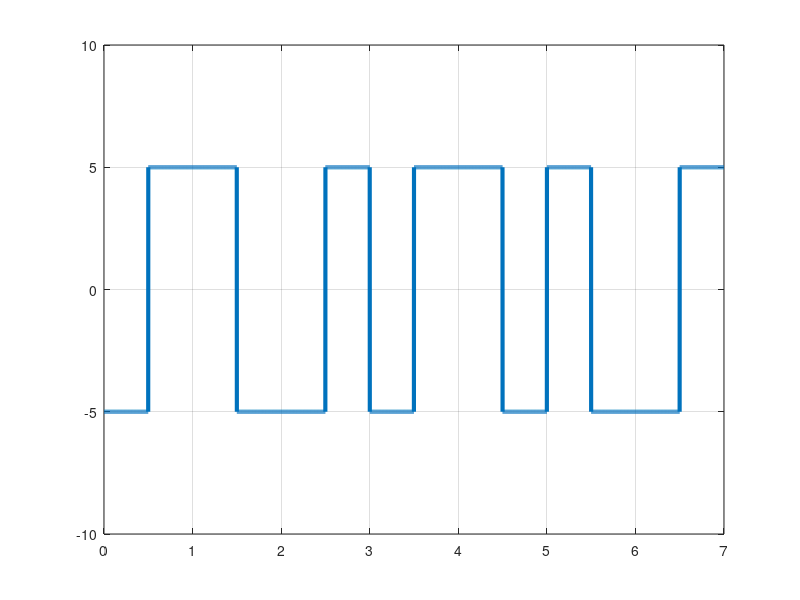

Write MATLAB code to recreate this figure.
clc;    %clear command line
clear all;  %clear variables
close all;  %clear figures 

%bits = [1 0 1 0 0 0 1 0 1 1 0 1 0 0 1];
bits = [1 0 1 1 0 0 1]

%Modulation :

bitRate = 1;
voltage = 5;

samplingRate = 1000;
samplingTime = 1/samplingRate;
endTime = length(bits)/bitRate;
time = 0:samplingTime:endTime;

index = 1;
sign = 1;
modulation = [];

for i = 1:length(time)
    if(bits(index) == 0)
        modulation(i) = voltage;
    else
        modulation(i) = -voltage;
    end
    if(time(i)*bitRate >= index-1/2)
        modulation(i) = -modulation(i);
    end
    if(time(i)*bitRate >= index)
        index = index+1;
    end
end

plot(time,modulation,'LineWidth',3);
axis([0 endTime -voltage-5 voltage+5]);
grid on;

%Demodulation : 

index = 1;
demodulation = [];

for i = 1:length(modulation)
    if(modulation(i) == voltage && time(i)*bitRate < index-1/2)
        demodulation(index) = 0;
    end
    if(modulation(i) == -voltage && time(i)*bitRate < index-1/2)
        demodulation(index) = 1;
    end
    if(time(i)*bitRate >= index)
        index = index+1;
    end
end

disp(demodulation);

% 1 = 1/2(-5) + 1/2(5); 0 = 1/2(5) + 1/2(-5) ( IEEE 802.3 ) (Tomas)
% Dr. Thomas== 0 = negitive to positive; 1 = positive to negitive
% IEEE 0 = positive to negative; 1 = negitive to positive